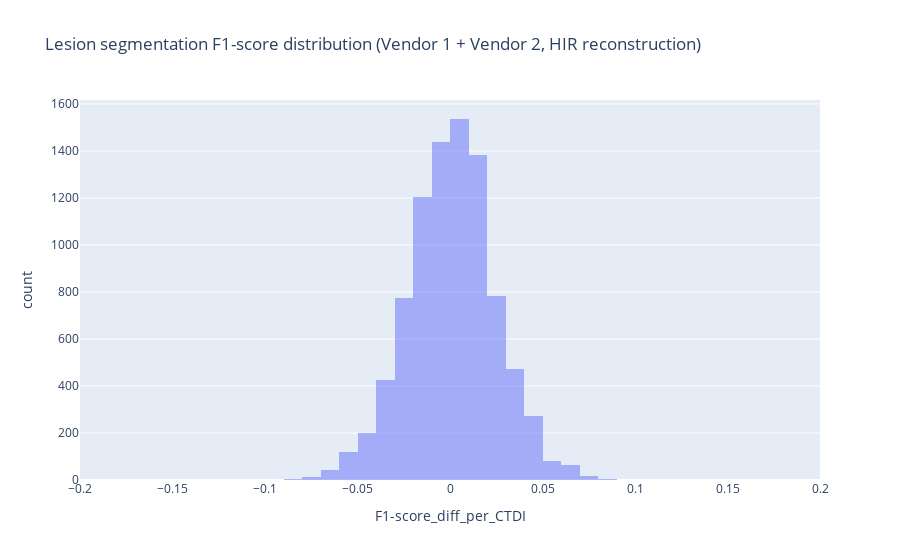

This figure's notebook cell:
### Code cell
# check distribution of F1-score differences at CTDIvols
# substract mean from each group and plot residual distribution
# important info for statistical analysis
lesion_seg_summary_rep["mean_F1_per_CTDI"] = lesion_seg_summary_rep.groupby(["network", "CTDIvol", "ct", "reco+kernel"])["F1-score"].transform("mean")
lesion_seg_summary_rep["F1-score_diff_per_CTDI"] = lesion_seg_summary_rep["F1-score"] - lesion_seg_summary_rep["mean_F1_per_CTDI"]

px.histogram(lesion_seg_summary_rep, x="F1-score_diff_per_CTDI", barmode="overlay", nbins=150, range_x=[-0.2, 0.2], 
             title="Lesion segmentation F1-score distribution (Vendor 1 + Vendor 2, HIR reconstruction)").show()

### Figure 1 — Plotly figure (JSON) as saved in the notebook; plotly's stock layout.template omitted (floating-point values rounded to 4 significant figures; data arrays with more than 128 entries replaced by an {"elided": "..."} marker saying what was removed)
{"data": [{"bingroup": "x", "hovertemplate": "F1-score_diff_per_CTDI=%{x}<br>count=%{y}<extra></extra>", "legendgroup": "", "marker": {"color": "#636efa", "opacity": 0.5, "pattern": {"shape": ""}}, "name": "", "nbinsx": 150, "orientation": "v", "showlegend": false, "type": "histogram", "x": {"elided": "8860 float values"}, "xaxis": "x", "yaxis": "y"}], "layout": {"barmode": "overlay", "legend": {"tracegroupgap": 0}, "title": {"text": "Lesion segmentation F1-score distribution (Vendor 1 + Vendor 2, HIR reconstruction)"}, "xaxis": {"anchor": "y", "domain": [0, 1], "range": [-0.2, 0.2], "title": {"text": "F1-score_diff_per_CTDI"}}, "yaxis": {"anchor": "x", "domain": [0, 1], "title": {"text": "count"}}}}
